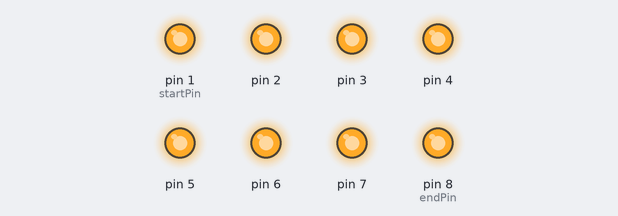
The sketch below on a simulated Arduino Uno, built with avr-gcc and run on an emulated ATmega328P. Shown: output pins drawn as LEDs (lit = HIGH).

Above: at 0.5 s.
At 3.9 s:
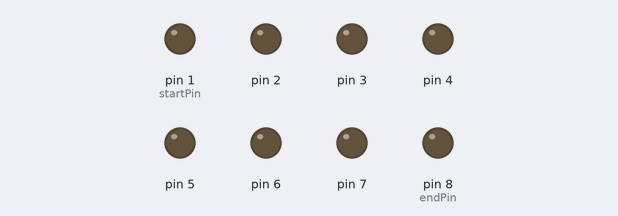
Timing chart, 0 to 6.2 s (numbered marks = the images above):
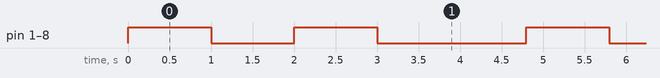

Measured:
- by itself, pin 1 (startPin), pin 2–7, pin 8 (endPin): repeats every 4.8 s: LOW 1.0 s, HIGH 1.0 s, LOW 1.8 s, HIGH 1.0 s
- by itself, everything shown: repeats every 4.8 s, in 4 steps

The sketch:

_02.ino
```cpp
const byte startPin = 1;
const byte endPin = 8;
void setup()
{
  // put your setup code here, to run once:
  for (byte i = startPin; i<= endPin; i++)
  {
    pinMode(i, OUTPUT);
  }
}

void loop()
{
  byte i;
  byte lightPin = startPin;

  for(lightPin=startPin;lightPin<=endPin;lightPin++)
  {
  	    digitalWrite(lightPin,HIGH);
  }
  delay(1000);
  for(lightPin=startPin;lightPin<=endPin;lightPin++)
  {
  	    digitalWrite(lightPin,LOW);
  }
  delay(1000);
  for(lightPin=startPin;lightPin<=endPin;lightPin++)
  {
  	    digitalWrite(lightPin,HIGH);
  }
  delay(1000);
  for(lightPin=startPin;lightPin<=endPin;lightPin++)
  {
  	    digitalWrite(lightPin,LOW);
  }
  delay(1000);
  lightPin = startPin;


  for (i=startPin; i<= endPin; i++)
  {

	digitalWrite(lightPin, HIGH);
  	if (lightPin < endPin)
  	{
    	lightPin ++;
  	}
  	else
  	{
    	lightPin = endPin;
  	}
  	 digitalWrite(i,LOW);
  	delay (100);
  }


  for(lightPin=startPin;lightPin<=endPin;lightPin++)
  {
  	    digitalWrite(lightPin,HIGH);
  }
  delay(1000);
  for(lightPin=startPin;lightPin<=endPin;lightPin++)
  {
  	    digitalWrite(lightPin,LOW);
  }
  delay(1000);
  for(lightPin=startPin;lightPin<=endPin;lightPin++)
  {
  	    digitalWrite(lightPin,HIGH);
  }
  delay(1000);
  for(lightPin=startPin;lightPin<=endPin;lightPin++)
  {
  	    digitalWrite(lightPin,LOW);
  }
  delay(1000);


  lightPin = endPin;
  for (i=endPin; i>= startPin; i--)
  {
    digitalWrite(lightPin, HIGH);
  	if (lightPin > startPin)
  	{
    	lightPin --;
  	}
  	else
  	{
    	lightPin = startPin;
  	}
  	digitalWrite(i,LOW);
  	delay (100);
  }
}
```
